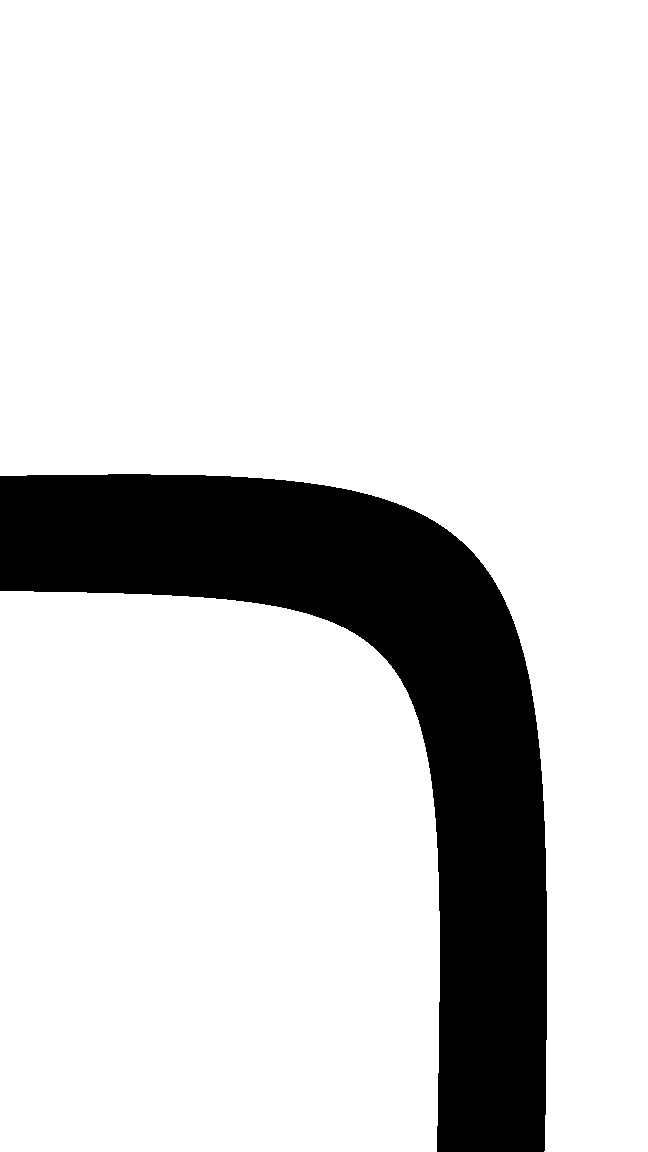
#> input picture img01.jpg, 648 x 1152 px
$ python -i follow_line.py   (imports and definitions only)
#> lines starting #> are read from the running program, lines starting #| are printed output that depends on the picture; after the words box and inside, x2 and y2 are one past the last pixel; in counts of white or black regions, pixels touching at a corner belong together
import matplotlib.pyplot as plt
import numpy as np
import cv2


class linefollow:
    def __init__(self, path):
#> called with path = 'img01.jpg'
        self.orgimg = cv2.imread(path)
#> self.orgimg is the input picture: shape (1152, 648, 3); min 0, max 255, mean 214.6
        self.size()
        self.set_()


    def size(self):
        self.h , self.w = self.orgimg.shape[:2]


    def gary(self):
        return cv2.cvtColor(self.orgimg, cv2.COLOR_BGR2GRAY)


    def otsu(self):
        re, th = cv2.threshold(self.gary(), 0, 255, cv2.THRESH_OTSU)
        return th


    def median(self):
        msksize = round(self.h / 10)
        if msksize % 2 == 0 : msksize += 1
        return cv2.medianBlur(self.otsu(), msksize)


    def flip_(self):
        return cv2.flip(self.median(), -1)
#> in otsu, `re, th = cv2.threshold(self.gary(), 0, 255, cv2.THRESH_OTSU)`: th: shape (1152, 648); 84.2% white; 1 black region, box (x1, y1, x2, y2) and area: (0, 474, 547, 1152) 118230
#> in otsu, `re, th = cv2.threshold(self.gary(), 0, 255, cv2.THRESH_OTSU)`: re = 9
#> in median, `return cv2.medianBlur(self.otsu(), msksize)`:
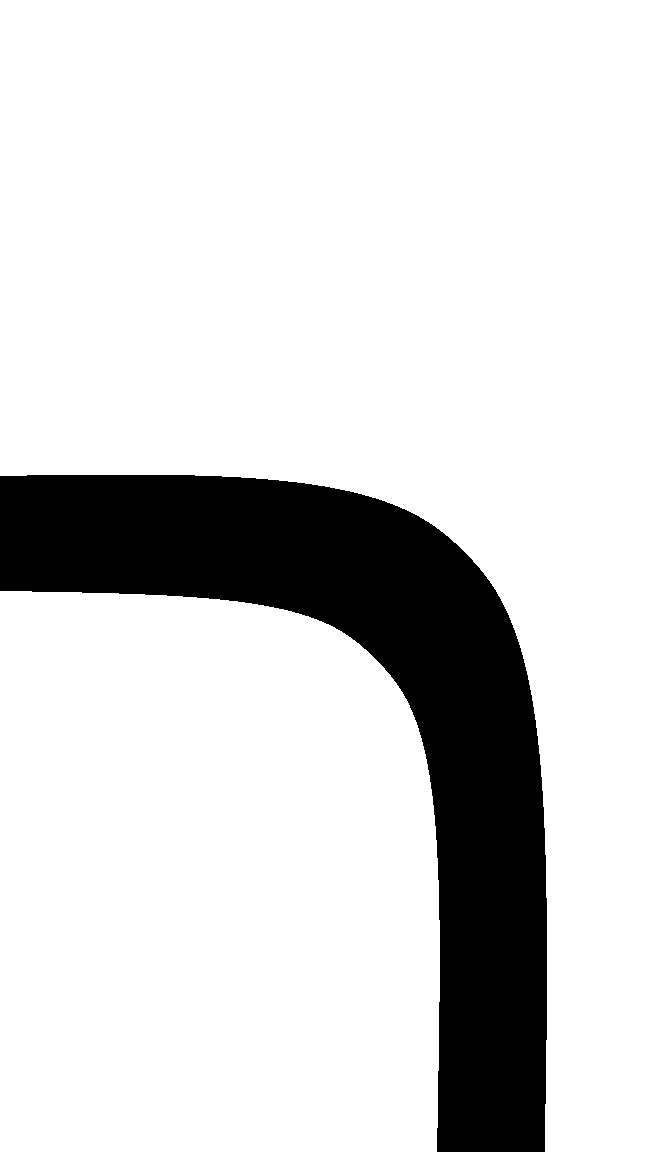
#> returned value: shape (1152, 648); 84.2% white; 1 black region, box (x1, y1, x2, y2) and area: (0, 475, 547, 1152) 118192


    def set_(self):
        self.msk_w = round(self.w/6)
        self.msk_h = round(self.h/6)
        self.flip = self.flip_()
#> in flip_, `return cv2.flip(self.median(), -1)`:
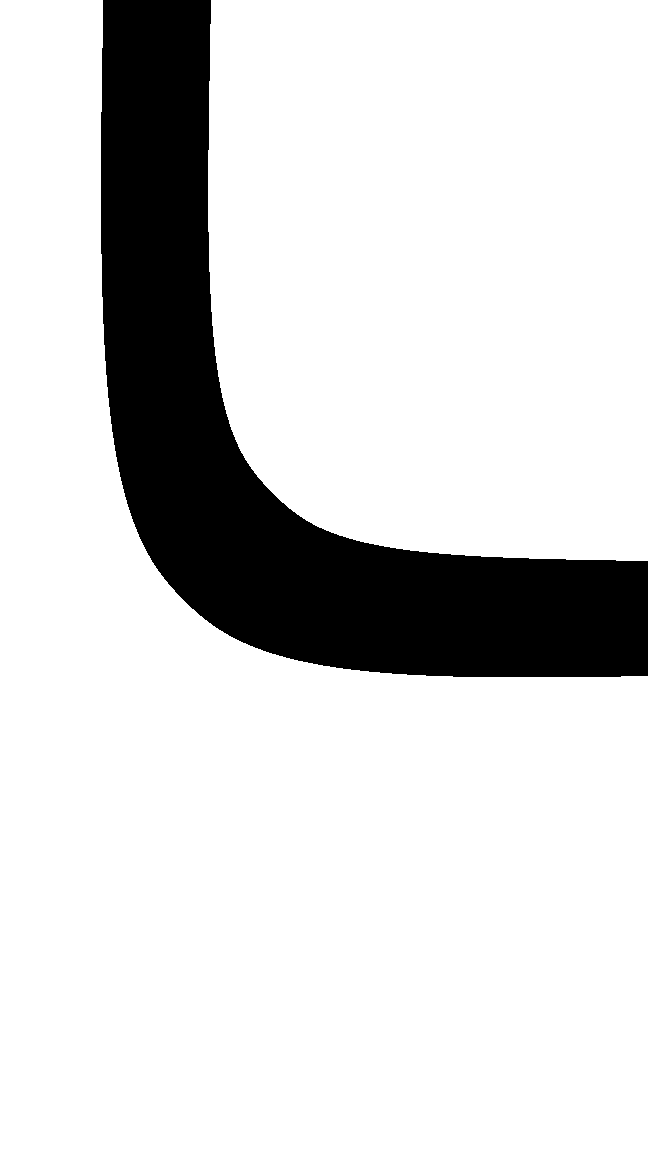
#> returned value: shape (1152, 648); 84.2% white; 1 black region, box (x1, y1, x2, y2) and area: (101, 0, 648, 677) 118192


    def windows(self):
        pass


class planA(linefollow):
    def windows(self):
        show = cv2.flip(self.orgimg, -1)
        for y in range(3):
            loc = 0
            max = 0
            for x in range(0, self.w - self.msk_w, round(self.msk_w / 2)):
                win = self.flip[(y*self.msk_h):(y*self.msk_h)+self.msk_h, x:x+self.msk_w]
                win = list(np.concatenate(win))
                if(max < win.count(0)):
                    max = win.count(0)
                    loc = x
            self.deaw(show, loc, y)
            #cv2.rectangle(show, (loc, (y*self.msk_h)), (loc+self.msk_w, (y*self.msk_h)+self.msk_h), (255, 0, 0), 5)
        return cv2.flip(show, -1)


    def deaw(self, show, loc, y):
        center_x = round(loc + (self.msk_w/2))
        center_y = round((y*self.msk_h) + (self.msk_h/2))
        center_xx = round(self.w/2)
        cv2.rectangle(show, (loc, (y*self.msk_h)), (loc+self.msk_w, (y*self.msk_h)+self.msk_h), (255, 0, 0), 5)
        cv2.circle(show, (center_x ,center_y), 10, (0, 255, 0), -1)
        cv2.circle(show, (center_xx, center_y), 10, (0, 0, 255), -1)
        cv2.line(show, (center_x, center_y), (center_xx, center_y), (125, 125, 125), 2)


class planB(linefollow):
    def windows(self):
        show = cv2.flip(self.orgimg, -1)
        loc = 0
        max = 0
        x = self.w - self.msk_w
        for y in range(0, self.h - self.msk_h, round(self.msk_h / 2)):
            win = self.flip[y:y+self.msk_h, x:x+self.msk_w]
            win = list(np.concatenate(win))
            if(max < win.count(0)):
                max = win.count(0)
                loc = y
        cv2.rectangle(show, (x, loc), (x + self.msk_w , loc + self.msk_h), (255, 0, 0), 5)
        return cv2.flip(show, -1)

>>> result = linefollow('img01.jpg').median()

$ run again, on img02.jpg
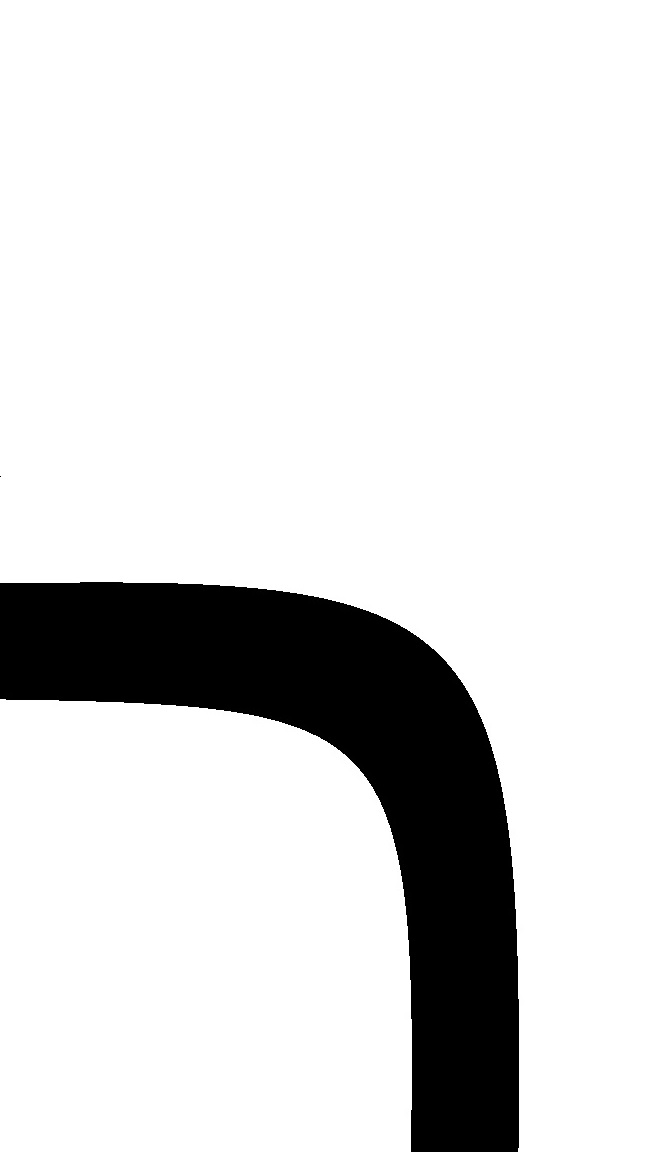
#> input picture img02.jpg, 648 x 1152 px
#> in __init__, self.orgimg is the input picture: shape (1152, 648, 3); min 0, max 255, mean 219.7
#> th: shape (1152, 648); 86.2% white; 2 black regions (1 under 20 px), largest, box (x1, y1, x2, y2) and area: (0, 582, 519, 1152) 103386
#> re = 11
#> in median, `return cv2.medianBlur(self.otsu(), msksize)`:
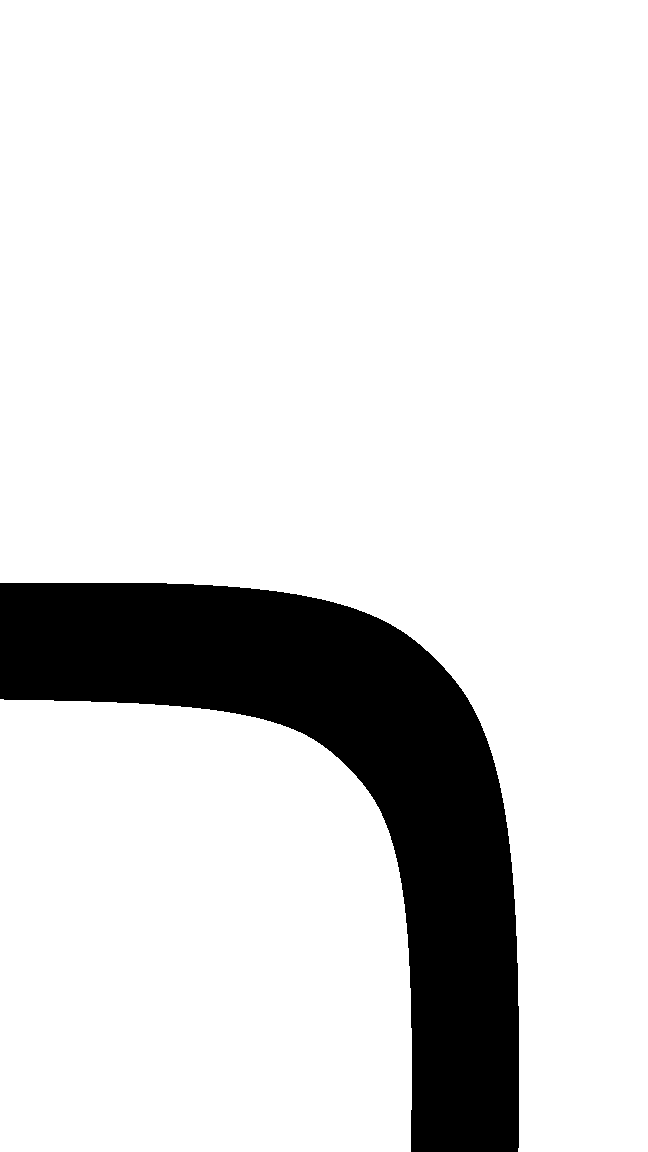
#> returned value: shape (1152, 648); 86.2% white; 1 black region, box (x1, y1, x2, y2) and area: (0, 583, 519, 1152) 103358
#> in flip_, `return cv2.flip(self.median(), -1)`:
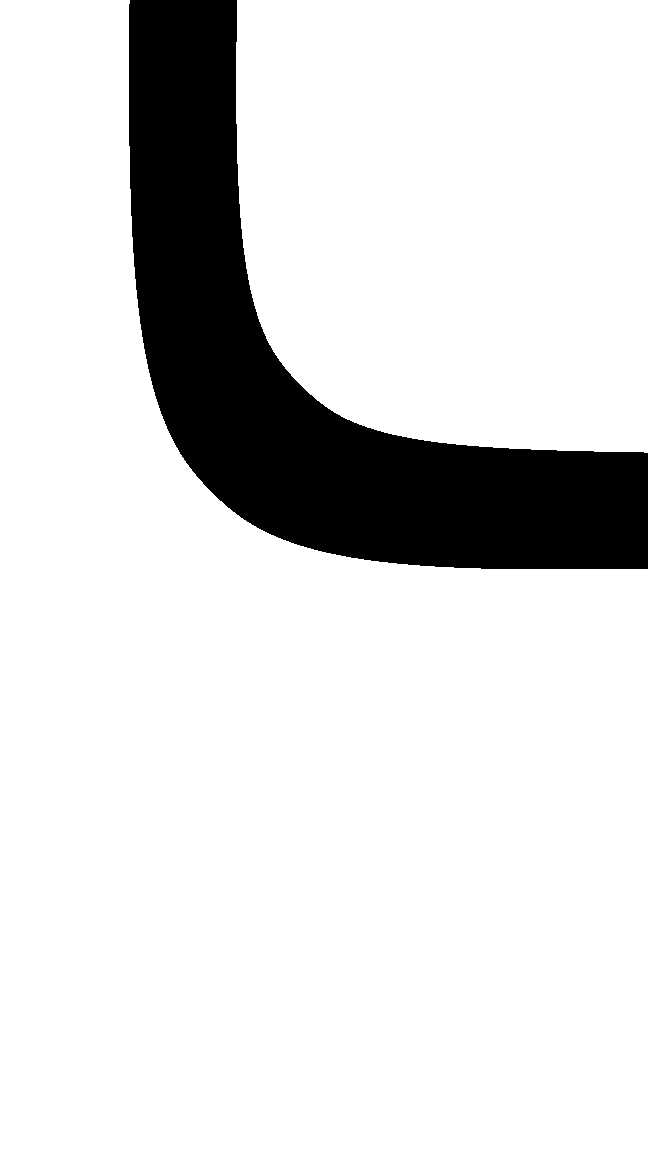
#> returned value: shape (1152, 648); 86.2% white; 1 black region, box (x1, y1, x2, y2) and area: (129, 0, 648, 569) 103358
